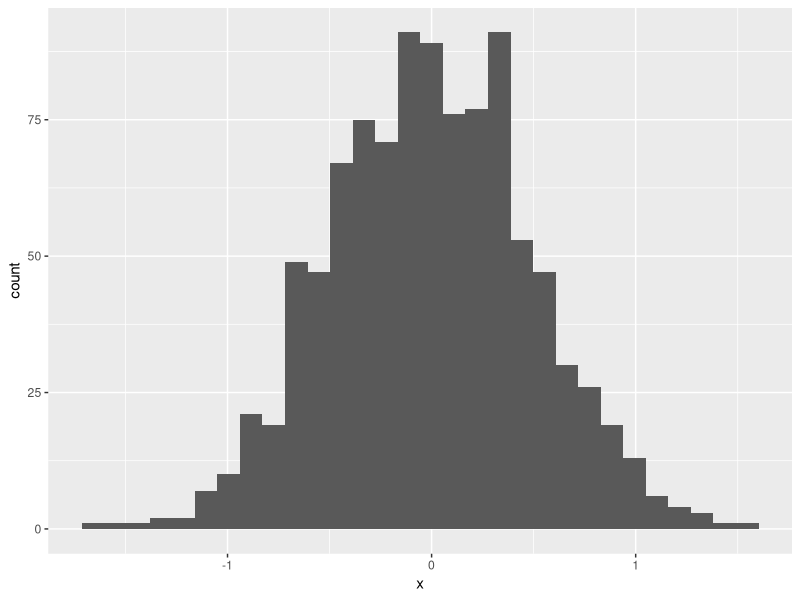
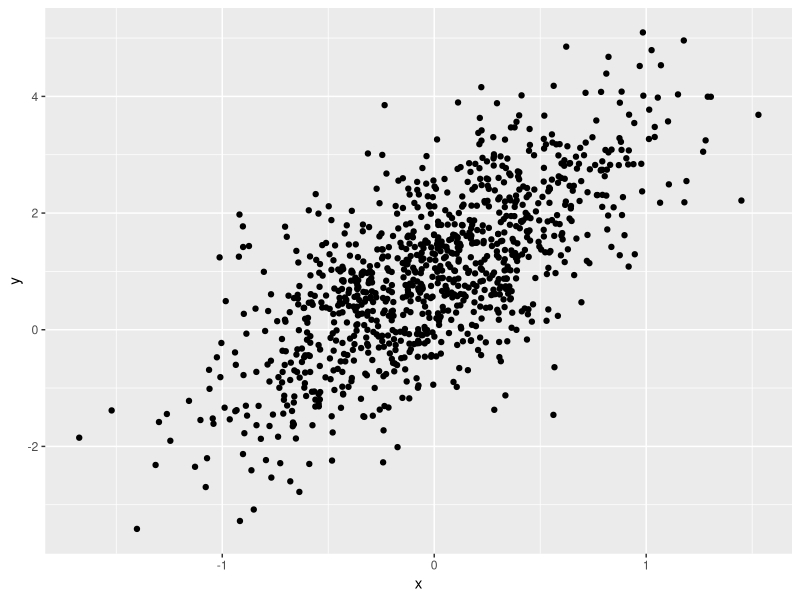
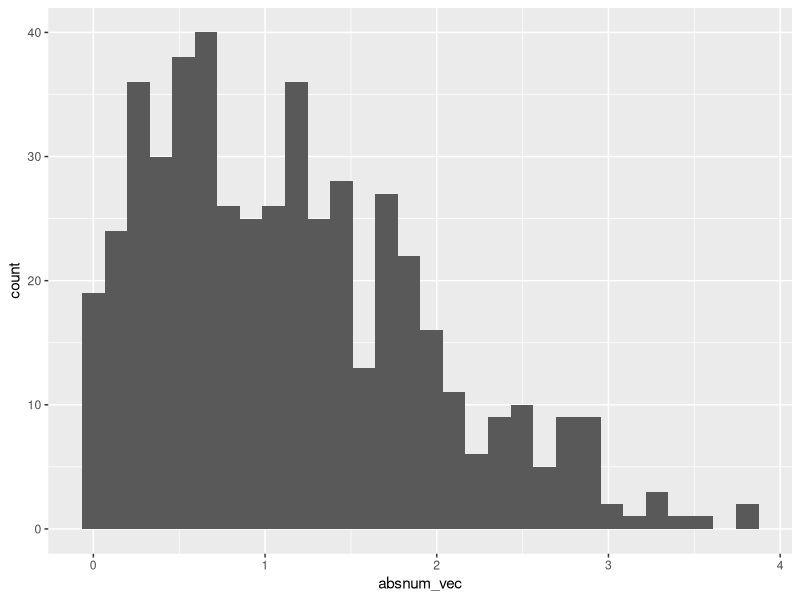

Reproduce these figures in R, in order.
## ---- chunk 1
library(tidyverse)
# echo=FALSE hide this code chunk
# message = FALSE hide result of code chunk
# eval = FALSE show code but not run it
## ---- chunk 2
samp = rnorm(100)
length(samp)
## ---- chunk 3
plot_df = 
  tibble(
    x = rnorm(1000,sd=0.5),
    y = 1 + 2*x + rnorm(1000)
  )
## ---- chunk 4
ggplot(plot_df, aes(x=x)) + geom_histogram()
## ---- chunk 5
ggplot(plot_df, aes(x=x,y=y)) + geom_point()
## ---- chunk 6
la_df = 
  tibble(
    num_samp = rnorm(500,mean = 1),
    log_vec = num_samp > 0,
    absnum_vec = abs(rnorm(500,mean = 1))
  )
ggplot(la_df, aes(x=absnum_vec)) + geom_histogram()
## ---- chunk 7
# output: word_document
# output: pdf_document
# output: github_document
